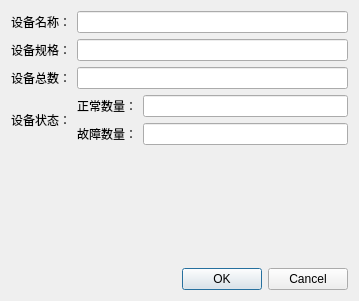
<?xml version="1.0" encoding="UTF-8"?>
<ui version="4.0">
 <class>DialogAddDevice</class>
 <widget class="QDialog" name="DialogAddDevice">
  <property name="geometry">
   <rect>
    <x>0</x>
    <y>0</y>
    <width>359</width>
    <height>301</height>
   </rect>
  </property>
  <property name="windowTitle">
   <string>Dialog</string>
  </property>
  <layout class="QVBoxLayout" name="verticalLayout_2">
   <item>
    <layout class="QVBoxLayout" name="verticalLayout">
     <item>
      <layout class="QHBoxLayout" name="horizontalLayout">
       <item>
        <widget class="QLabel" name="labelName">
         <property name="text">
          <string>设备名称：</string>
         </property>
        </widget>
       </item>
       <item>
        <widget class="QLineEdit" name="editName"/>
       </item>
      </layout>
     </item>
     <item>
      <layout class="QHBoxLayout" name="horizontalLayout_5">
       <item>
        <widget class="QLabel" name="labelModel">
         <property name="text">
          <string>设备规格：</string>
         </property>
        </widget>
       </item>
       <item>
        <widget class="QLineEdit" name="editModel"/>
       </item>
      </layout>
     </item>
     <item>
      <layout class="QHBoxLayout" name="horizontalLayout_6">
       <item>
        <widget class="QLabel" name="labelTotal">
         <property name="text">
          <string>设备总数：</string>
         </property>
        </widget>
       </item>
       <item>
        <widget class="QLineEdit" name="editCount"/>
       </item>
      </layout>
     </item>
     <item>
      <layout class="QHBoxLayout" name="horizontalLayout_4">
       <item>
        <widget class="QLabel" name="labelStatus">
         <property name="text">
          <string>设备状态：</string>
         </property>
        </widget>
       </item>
       <item>
        <layout class="QVBoxLayout" name="verticalLayout_3">
         <item>
          <layout class="QHBoxLayout" name="horizontalLayout_3">
           <item>
            <widget class="QLabel" name="label_2">
             <property name="text">
              <string>正常数量：</string>
             </property>
            </widget>
           </item>
           <item>
            <widget class="QLineEdit" name="editNormalQty"/>
           </item>
          </layout>
         </item>
         <item>
          <layout class="QHBoxLayout" name="horizontalLayout_2">
           <item>
            <widget class="QLabel" name="label">
             <property name="text">
              <string>故障数量：</string>
             </property>
            </widget>
           </item>
           <item>
            <widget class="QLineEdit" name="editFaultQty"/>
           </item>
          </layout>
         </item>
        </layout>
       </item>
      </layout>
     </item>
    </layout>
   </item>
   <item>
    <spacer name="verticalSpacer">
     <property name="orientation">
      <enum>Qt::Vertical</enum>
     </property>
     <property name="sizeHint" stdset="0">
      <size>
       <width>20</width>
       <height>139</height>
      </size>
     </property>
    </spacer>
   </item>
   <item>
    <widget class="QDialogButtonBox" name="buttonBox">
     <property name="orientation">
      <enum>Qt::Horizontal</enum>
     </property>
     <property name="standardButtons">
      <set>QDialogButtonBox::Cancel|QDialogButtonBox::Ok</set>
     </property>
    </widget>
   </item>
  </layout>
 </widget>
 <resources/>
 <connections>
  <connection>
   <sender>buttonBox</sender>
   <signal>accepted()</signal>
   <receiver>DialogAddDevice</receiver>
   <slot>accept()</slot>
   <hints>
    <hint type="sourcelabel">
     <x>248</x>
     <y>254</y>
    </hint>
    <hint type="destinationlabel">
     <x>157</x>
     <y>274</y>
    </hint>
   </hints>
  </connection>
  <connection>
   <sender>buttonBox</sender>
   <signal>rejected()</signal>
   <receiver>DialogAddDevice</receiver>
   <slot>reject()</slot>
   <hints>
    <hint type="sourcelabel">
     <x>316</x>
     <y>260</y>
    </hint>
    <hint type="destinationlabel">
     <x>286</x>
     <y>274</y>
    </hint>
   </hints>
  </connection>
 </connections>
</ui>
